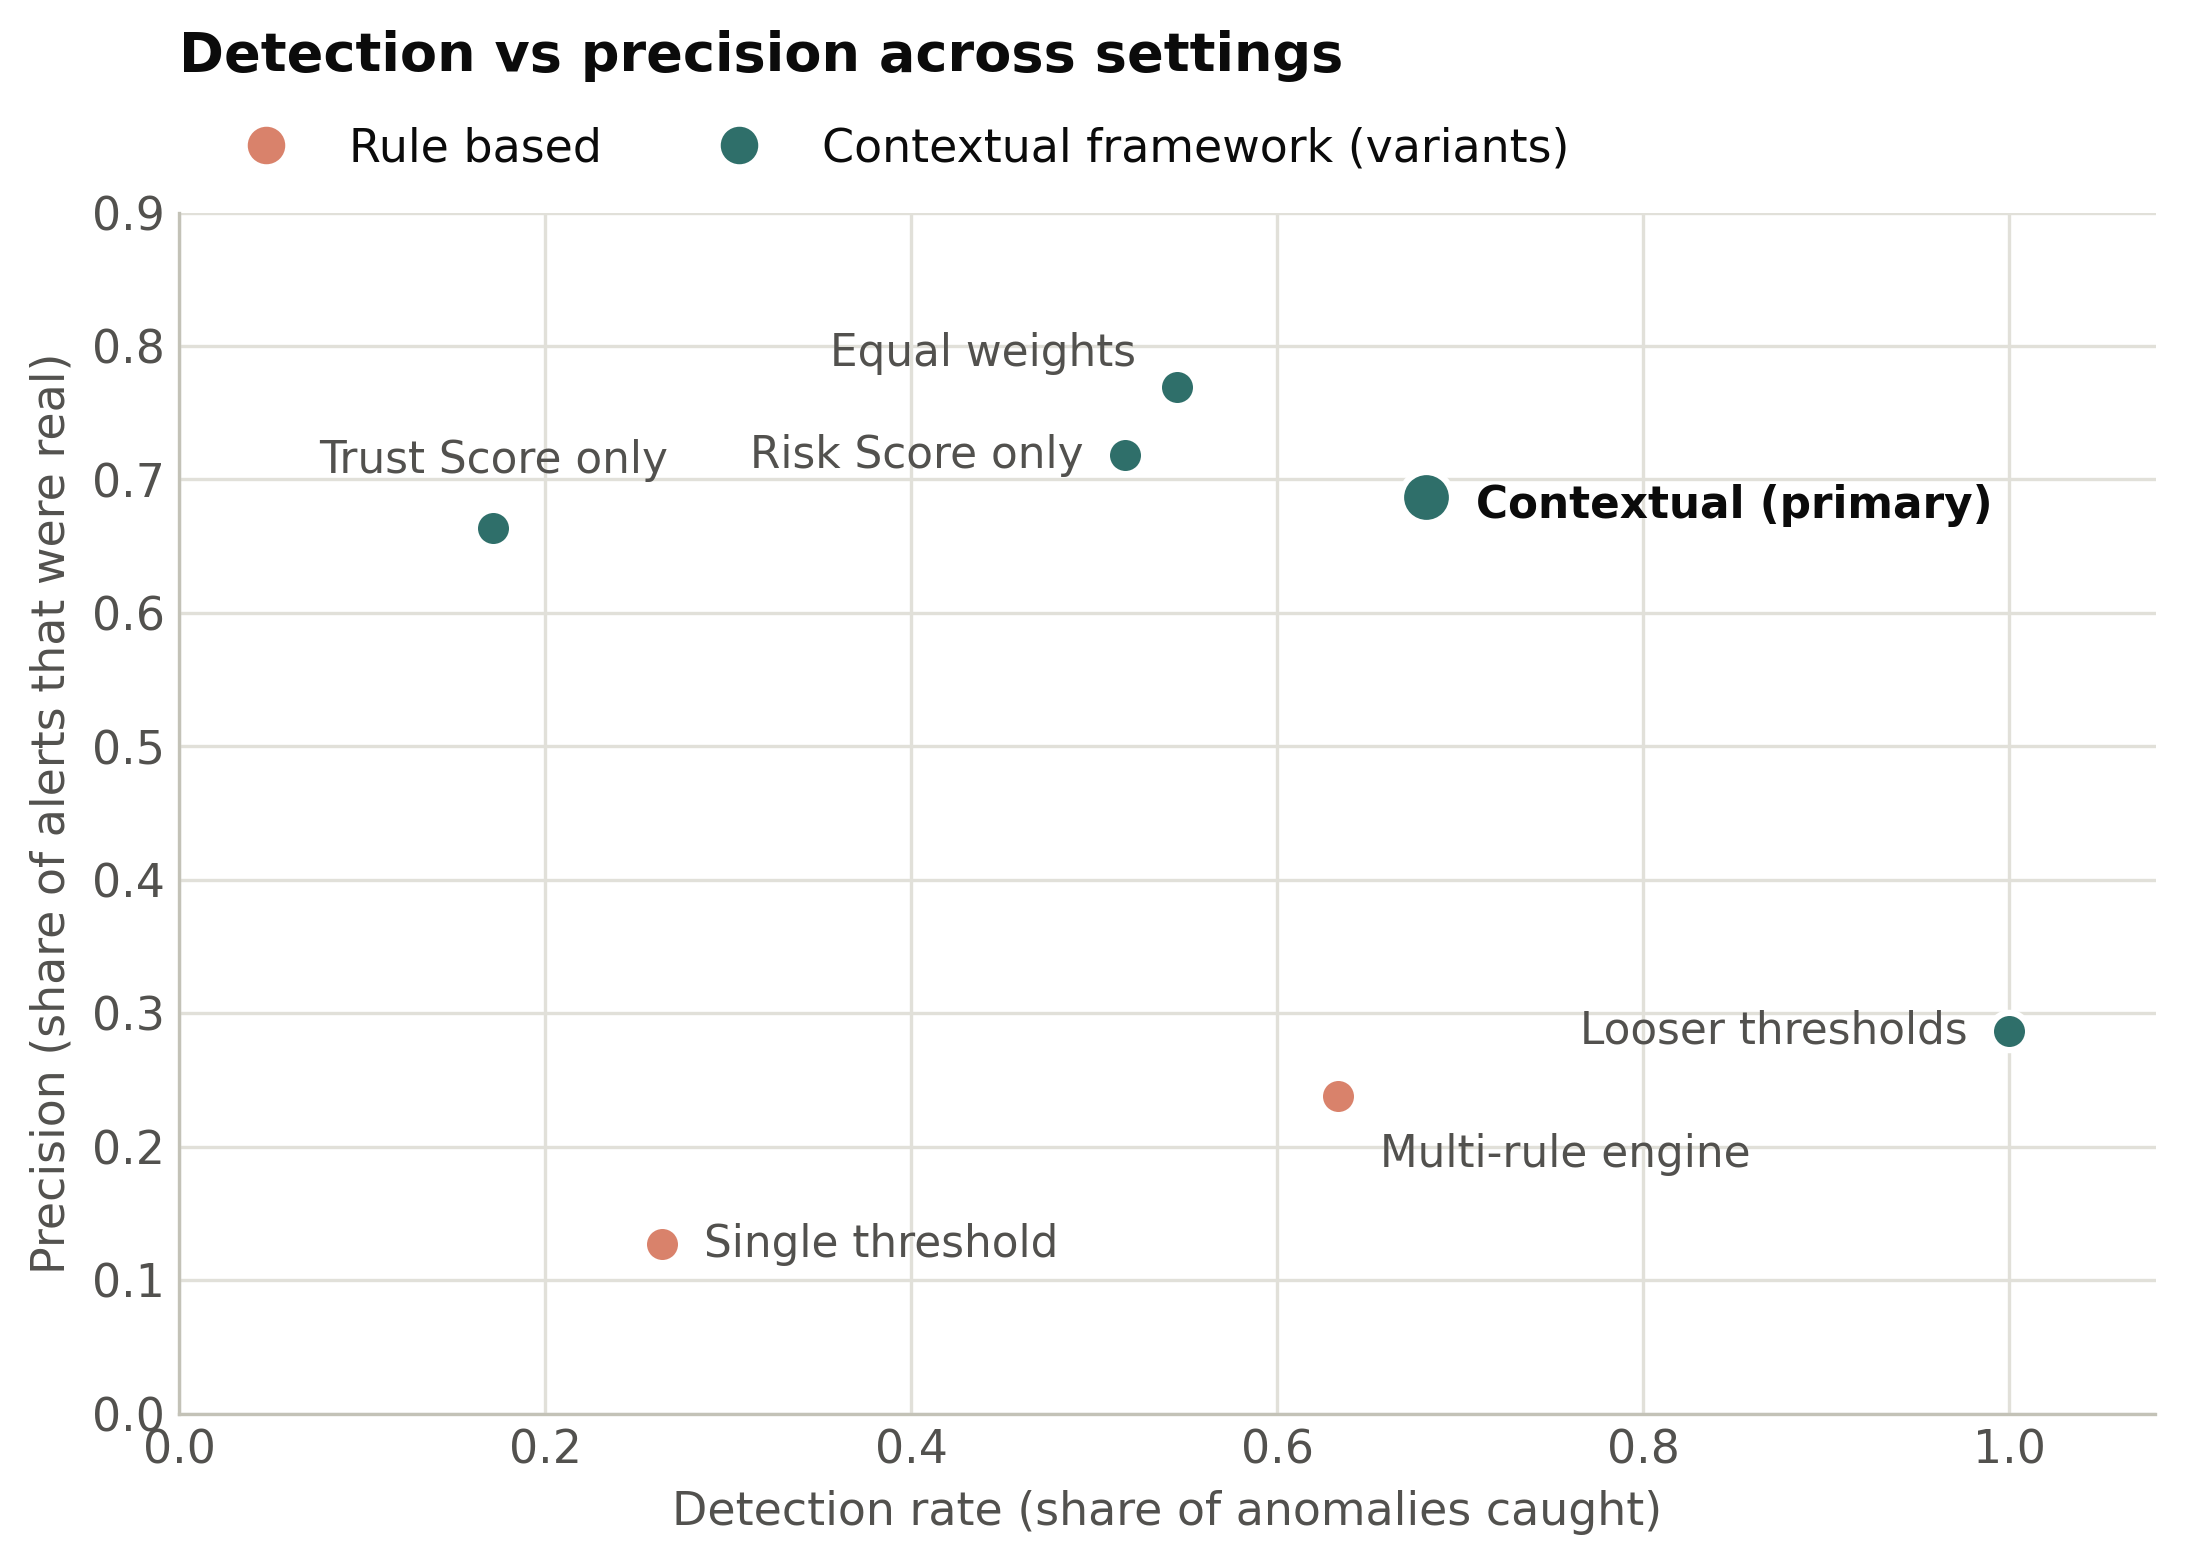

Recreate this plot in Python.
"""
This figure shows the detection rate against precision for every detector and setting I tested with a mean of 30 runs.
"""

import matplotlib.pyplot as plt
import pandas as pd
from matplotlib.lines import Line2D

from charts import teal, coral, dark_text, gray_text, clean, save, setup

setup()

runs = pd.read_csv("results/per_run_metrics.csv")
means = runs.groupby("detector")[["detection_rate", "precision"]].mean()

# detector name: (label, contextual detector, x offset, y offset, alignment)
points = {
    "single_rule": ("Single threshold", False, 10, 0, "left"),
    "multiple_rules": ("Multi-rule engine", False, 10, -14, "left"),
    "contextual_main": ("Contextual (primary)", True, 12, -2, "left"),
    "contextual_risk_only": ("Risk Score only", True, -10, 0, "right"),
    "contextual_trust_only": ("Trust Score only", True, 0, 16, "center"),
    "contextual_looser": ("Looser thresholds", True, -10, 0, "right"),
    "contextual_equal_weights": ("Equal weights", True, -10, 8, "right"),
}

figure, ax = plt.subplots(figsize=(8.5, 5.2))
for detector_name, (label, contextual_detector, x_offset, y_offset, alignment) in points.items():
    detection_rate = means.loc[detector_name, "detection_rate"]
    precision = means.loc[detector_name, "precision"]

    # main contextual detector gets a bigger dot and bold label
    main_detector = detector_name == "contextual_main"
    if main_detector:
        dot_size = 150
        label_color = dark_text
        label_weight = "bold"
    else:
        dot_size = 80
        label_color = gray_text
        label_weight = "normal"

    if contextual_detector:
        dot_color = teal
    else:
        dot_color = coral

    ax.scatter(detection_rate, precision, s=dot_size, color=dot_color, edgecolor="white", linewidth=1.5, zorder=3)
    ax.annotate(label, (detection_rate, precision), xytext=(x_offset, y_offset), textcoords="offset points",
                ha=alignment, va="center", fontsize=10.5, color=label_color, fontweight=label_weight)

ax.set_xlim(0, 1.08)
ax.set_ylim(0, 0.9)
ax.set_xlabel("Detection rate (share of anomalies caught)")
ax.set_ylabel("Precision (share of alerts that were real)")
clean(ax, "both")
ax.legend(
    handles=[Line2D([], [], marker="o", linestyle="", color=coral, markersize=8, label="Rule based"), Line2D([], [], marker="o", linestyle="", color=teal, markersize=8, label="Contextual framework (variants)")], frameon=False, ncol=2, loc="lower left", bbox_to_anchor=(0, 1.0))
ax.set_title("Detection vs precision across settings", pad=34)
save(figure, "detection_and_precision_figure")
